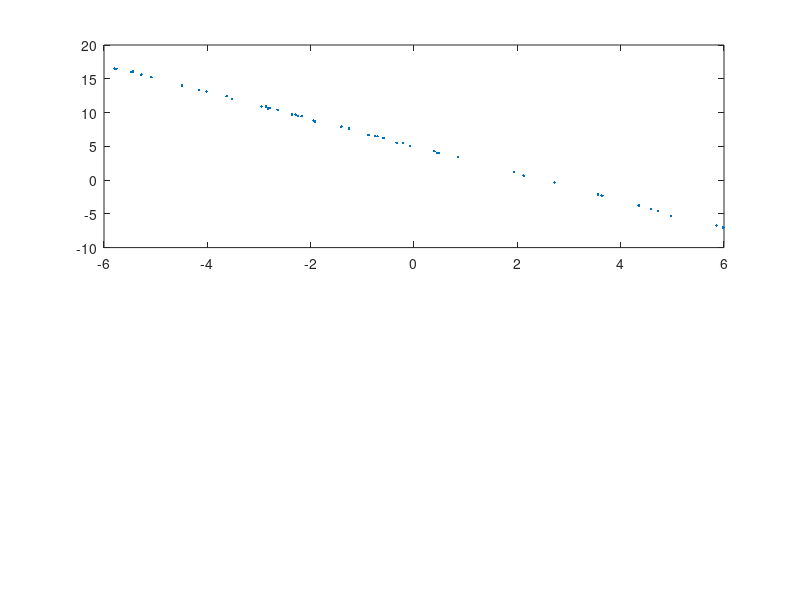

MATLAB code for this plot: (Note: this script raises an error after producing the figure.)
% fitting of a line, will be extended to a line segment

do_plot=true;

% uniformly distribute N points on line segment between [lb hb]
lb=-6;
hb=6;
N=50;

% the line is according to Y=alpha+beta*X
% so, we forget about vertical lines for now
alpha=5;
beta=-2;

% we add some noise according to sigma (should be perpendicular to line)
sigma=0.1;

X=unifrnd(lb, hb, 1, N);
Y=alpha+beta*X;
Y=Y+normrnd(0, sigma, 1, N);

P=[X; Y];

if (do_plot)
	figure(1);
	subplot(2,1,1);
	plot(X, Y, '.');
end

function result = loglikelihood(data, alpha, beta, sigma)
	if (sigma < 0)
		result = -Inf;
		return;
	end
	X = data(1,:);
	Y = data(2,:);
	Y_model = alpha + beta * X;
	N = size(X, 2);
	result = -N/2* (log(2*pi*sigma^2)) - sum((Y-Y_model).^2)/(2*sigma^2) ;
end

function result = logprior(alpha, beta, sigma)
	if (sigma < 0)
		result = -Inf;
		return;
	end
	result = -log(sigma) + log(1 + beta^2) * (-3/2);
end

function result = logposterior(data, alpha, beta, sigma)
	result = loglikelihood(data, alpha, beta, sigma) + logprior(alpha, beta, sigma);
end

% model-dimension is 3, we want to get alpha, beta, and sigma (if we do not fix sigma, sampling goes haywire)
dim=3;

% order probability functions in successive order of complexity
logPfuns={@(m)logprior(m(1), m(2), m(3)); @(m)loglikelihood(P, m(1), m(2), m(3)) };

%make a set of starting points for the entire ensemble of walkers
walkers=dim*3;
minit=abs(randn(dim,walkers))

%Apply the MCMC hammer
[models,logP]=gwmcmc(minit,logPfuns,100000);
models(:,:,1:floor(end/5))=[]; %remove 20% as burn-in
models=models(:,:)'; %reshape matrix to collapse the ensemble member dimension

if (do_plot)
	subplot(2,1,2);

	plot3(models(:,1),models(:,2),models(:,3), '.')
	%plot(models(:,1),models(:,2), '.')
end
